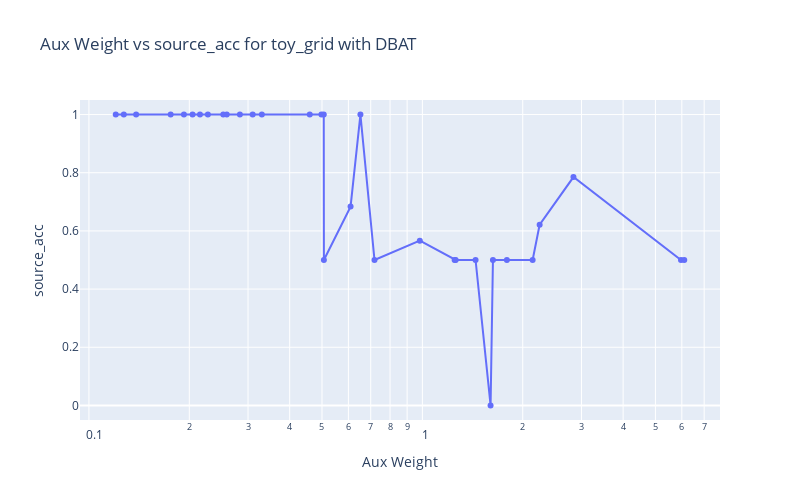
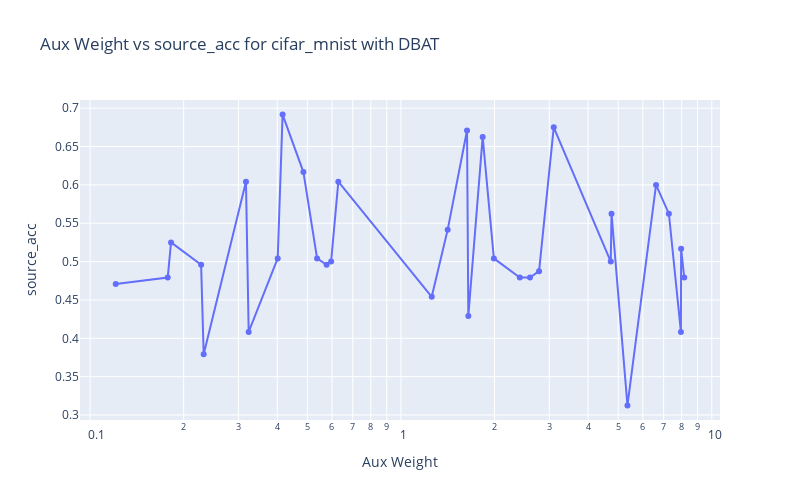
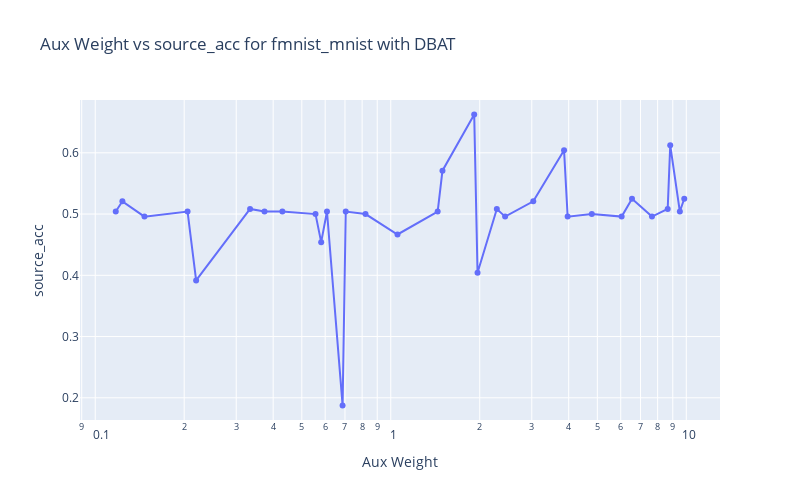
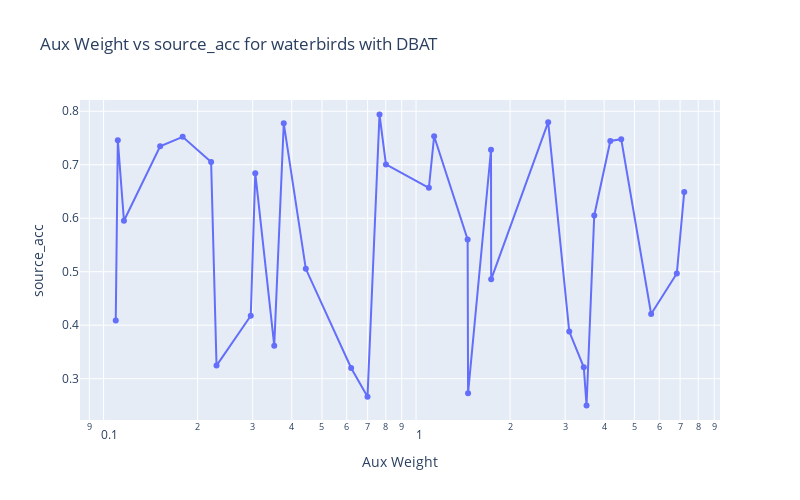

Source (notebook cell) for these figures, in order:
### Code cell
method_name = "DBAT"
metric = "source_acc"
use_y_log_scale = False 
use_x_log_scale = True

fig = plot_aux_weight_vs_metric(df, method_name=method_name, dataset="toy_grid", metric=metric, use_x_log_scale=use_x_log_scale, use_y_log_scale=use_y_log_scale)
fig.show()

fig = plot_aux_weight_vs_metric(df, method_name=method_name, dataset="cifar_mnist", metric=metric, use_x_log_scale=use_x_log_scale, use_y_log_scale=use_y_log_scale)
fig.show()

fig = plot_aux_weight_vs_metric(df, method_name=method_name, dataset="fmnist_mnist", metric=metric, use_x_log_scale=use_x_log_scale, use_y_log_scale=use_y_log_scale)
fig.show()

fig = plot_aux_weight_vs_metric(df, method_name=method_name, dataset="waterbirds", metric=metric, use_x_log_scale=use_x_log_scale, use_y_log_scale=use_y_log_scale)
fig.show()

fig = plot_aux_weight_vs_metric(df, method_name=method_name, dataset="celebA-0", metric=metric, use_x_log_scale=use_x_log_scale, use_y_log_scale=use_y_log_scale)
fig.show()

### Figure 1 — Plotly figure (JSON) as saved in the notebook; plotly's stock layout.template omitted (floating-point values rounded to 4 significant figures)
{"data": [{"mode": "markers+lines", "type": "scatter", "x": [0.1203, 0.1272, 0.1385, 0.1758, 0.1927, 0.2045, 0.2153, 0.2274, 0.2529, 0.259, 0.2836, 0.3098, 0.3301, 0.4594, 0.498, 0.5061, 0.5066, 0.6091, 0.652, 0.7186, 0.9826, 1.249, 1.259, 1.444, 1.602, 1.628, 1.792, 2.141, 2.248, 2.839, 5.965, 6.101], "y": [1, 1, 1, 1, 1, 1, 1, 1, 1, 1, 1, 1, 1, 1, 1, 1, 0.5, 0.6836, 1, 0.5, 0.5664, 0.5, 0.5, 0.5, 0, 0.5, 0.5, 0.5, 0.6211, 0.7852, 0.5, 0.5]}], "layout": {"height": 500, "title": {"text": "Aux Weight vs source_acc for toy_grid with DBAT"}, "width": 800, "xaxis": {"title": {"text": "Aux Weight"}, "type": "log"}, "yaxis": {"range": [-0.05, 1.05], "title": {"text": "source_acc"}}}}

### Figure 2 — Plotly figure (JSON) as saved in the notebook; plotly's stock layout.template omitted (floating-point values rounded to 4 significant figures)
{"data": [{"mode": "markers+lines", "type": "scatter", "x": [0.1209, 0.1777, 0.1821, 0.2276, 0.2319, 0.3173, 0.3237, 0.4014, 0.4162, 0.4856, 0.5373, 0.5765, 0.5961, 0.6289, 1.256, 1.414, 1.631, 1.647, 1.832, 1.99, 2.412, 2.601, 2.782, 3.102, 4.732, 4.759, 5.355, 6.618, 7.278, 7.956, 7.969, 8.155], "y": [0.4708, 0.4792, 0.525, 0.4958, 0.3792, 0.6042, 0.4083, 0.5042, 0.6917, 0.6167, 0.5042, 0.4958, 0.5, 0.6042, 0.4542, 0.5417, 0.6708, 0.4292, 0.6625, 0.5042, 0.4792, 0.4792, 0.4875, 0.675, 0.5, 0.5625, 0.3125, 0.6, 0.5625, 0.4083, 0.5167, 0.4792]}], "layout": {"height": 500, "title": {"text": "Aux Weight vs source_acc for cifar_mnist with DBAT"}, "width": 800, "xaxis": {"title": {"text": "Aux Weight"}, "type": "log"}, "yaxis": {"range": [0.2935, 0.7106], "title": {"text": "source_acc"}}}}

### Figure 3 — Plotly figure (JSON) as saved in the notebook; plotly's stock layout.template omitted (floating-point values rounded to 4 significant figures)
{"data": [{"mode": "markers+lines", "type": "scatter", "x": [0.1173, 0.1236, 0.1467, 0.2053, 0.2195, 0.3342, 0.3739, 0.4298, 0.5564, 0.5815, 0.6084, 0.6871, 0.7041, 0.8215, 1.054, 1.441, 1.496, 1.916, 1.966, 2.285, 2.438, 3.036, 3.858, 3.968, 4.789, 6.043, 6.551, 7.654, 8.651, 8.823, 9.511, 9.842], "y": [0.5042, 0.5208, 0.4958, 0.5042, 0.3917, 0.5083, 0.5042, 0.5042, 0.5, 0.4542, 0.5042, 0.1875, 0.5042, 0.5, 0.4667, 0.5042, 0.5708, 0.6625, 0.4042, 0.5083, 0.4958, 0.5208, 0.6042, 0.4958, 0.5, 0.4958, 0.525, 0.4958, 0.5083, 0.6125, 0.5042, 0.525]}], "layout": {"height": 500, "title": {"text": "Aux Weight vs source_acc for fmnist_mnist with DBAT"}, "width": 800, "xaxis": {"title": {"text": "Aux Weight"}, "type": "log"}, "yaxis": {"range": [0.1637, 0.6863], "title": {"text": "source_acc"}}}}

### Figure 4 — Plotly figure (JSON) as saved in the notebook; plotly's stock layout.template omitted (floating-point values rounded to 4 significant figures)
{"data": [{"mode": "markers+lines", "type": "scatter", "x": [0.1094, 0.111, 0.1162, 0.1517, 0.1791, 0.2209, 0.2298, 0.2958, 0.3058, 0.3517, 0.3773, 0.4438, 0.6199, 0.6994, 0.764, 0.8011, 1.099, 1.143, 1.463, 1.467, 1.738, 1.74, 2.648, 3.093, 3.443, 3.513, 3.718, 4.186, 4.536, 5.655, 6.833, 7.218], "y": [0.409, 0.7456, 0.5954, 0.7346, 0.7522, 0.705, 0.3246, 0.4178, 0.6842, 0.3618, 0.7774, 0.5055, 0.3202, 0.2664, 0.7939, 0.7007, 0.6568, 0.7533, 0.5603, 0.273, 0.7281, 0.4857, 0.7796, 0.3882, 0.3213, 0.25, 0.6053, 0.7445, 0.7478, 0.4211, 0.4967, 0.6491]}], "layout": {"height": 500, "title": {"text": "Aux Weight vs source_acc for waterbirds with DBAT"}, "width": 800, "xaxis": {"title": {"text": "Aux Weight"}, "type": "log"}, "yaxis": {"range": [0.2228, 0.8211], "title": {"text": "source_acc"}}}}
